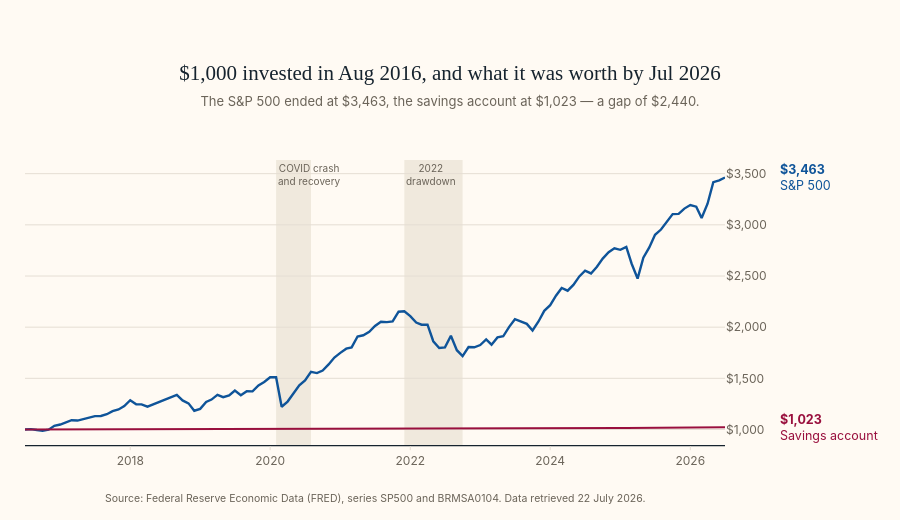

Here is the notebook cell this chart was saved with:
### Markdown cell above
## Finding 1 - what $1,000 became

### Code cell
START = 1000    # invested once, in Aug 2016

growth = (1 + monthly / 100).cumprod() * START
growth.loc["2016-07"] = START     # both series start here, before the first month
growth = growth.sort_index()

x = [d + "-01" for d in growth.index]   # plotly parses these as dates
final = growth.iloc[-1]

fig = go.Figure()

# The two stretches worth naming, shaded before the lines are drawn.
for x0, x1, label in [("2020-02-01", "2020-08-01", "COVID crash<br>and recovery"),
                      ("2021-12-01", "2022-10-01", "2022<br>drawdown")]:
    fig.add_vrect(x0=x0, x1=x1, fillcolor="#f0e9dd", line_width=0, layer="below",
                  annotation_text=label, annotation_position="top left",
                  annotation_font=dict(size=10, color=MUTED))

for name, col, color, width in [("S&P 500", "SP500", MARKET, 2.4),
                                ("Savings account", "BRMSA0104", SAVINGS, 2)]:
    fig.add_trace(go.Scatter(
        x=x, y=growth[col], name=name, mode="lines",
        line=dict(color=color, width=width),
        hovertemplate="%{x|%b %Y}: $%{y:,.0f}<extra>" + name + "</extra>",
    ))
    # A tag past the right-hand axis, the way a price chart ends: the series is
    # named where its line stops, so no legend is needed at all.
    fig.add_annotation(
        xref="paper", x=1.075, y=final[col],
        text=f"<b>${final[col]:,.0f}</b><br>{name}",
        xanchor="left", align="left", showarrow=False,
        font=dict(color=color, size=12.5),
    )

fig.update_layout(
    title=dict(
        text=f"${START:,} invested in Aug 2016, and what it was worth by Jul 2026",
        # &#36; not $ - plotly treats a $...$ pair as LaTeX and would eat the text.
        subtitle=dict(
            text=f"The S&P 500 ended at &#36;{final['SP500']:,.0f}, the savings "
                 f"account at &#36;{final['BRMSA0104']:,.0f} \u2014 a gap of "
                 f"&#36;{final['SP500'] - final['BRMSA0104']:,.0f}.",
            font=dict(family=SANS, size=13, color=MUTED)),
    ),
    height=520, showlegend=False, hovermode="x unified",
    margin=dict(l=25, r=175, t=160, b=75),
)
fig.update_yaxes(title_text=None, tickprefix="$", tickformat=",.0f")
fig.update_xaxes(title_text=None, range=[x[0], x[-1]], dtick="M24", tickformat="%Y")

press_frame(fig)

export(fig, "finding1-growth")

fig.show()

### Figure 1 — Plotly figure (JSON) as saved in the notebook; plotly's stock layout.template omitted (floating-point values rounded to 4 significant figures)
{"data": [{"hovertemplate": "%{x|%b %Y}: $%{y:,.0f}<extra>S&P 500</extra>", "line": {"color": "#0f5499", "width": 2.4}, "mode": "lines", "name": "S&P 500", "type": "scatter", "x": ["2016-07-01", "2016-08-01", "2016-09-01", "2016-10-01", "2016-11-01", "2016-12-01", "2017-01-01", "2017-02-01", "2017-03-01", "2017-04-01", "2017-05-01", "2017-06-01", "2017-07-01", "2017-08-01", "2017-09-01", "2017-10-01", "2017-11-01", "2017-12-01", "2018-01-01", "2018-02-01", "2018-03-01", "2018-04-01", "2018-05-01", "2018-06-01", "2018-07-01", "2018-08-01", "2018-09-01", "2018-10-01", "2018-11-01", "2018-12-01", "2019-01-01", "2019-02-01", "2019-03-01", "2019-04-01", "2019-05-01", "2019-06-01", "2019-07-01", "2019-08-01", "2019-09-01", "2019-10-01", "2019-11-01", "2019-12-01", "2020-01-01", "2020-02-01", "2020-03-01", "2020-04-01", "2020-05-01", "2020-06-01", "2020-07-01", "2020-08-01", "2020-09-01", "2020-10-01", "2020-11-01", "2020-12-01", "2021-01-01", "2021-02-01", "2021-03-01", "2021-04-01", "2021-05-01", "2021-06-01", "2021-07-01", "2021-08-01", "2021-09-01", "2021-10-01", "2021-11-01", "2021-12-01", "2022-01-01", "2022-02-01", "2022-03-01", "2022-04-01", "2022-05-01", "2022-06-01", "2022-07-01", "2022-08-01", "2022-09-01", "2022-10-01", "2022-11-01", "2022-12-01", "2023-01-01", "2023-02-01", "2023-03-01", "2023-04-01", "2023-05-01", "2023-06-01", "2023-07-01", "2023-08-01", "2023-09-01", "2023-10-01", "2023-11-01", "2023-12-01", "2024-01-01", "2024-02-01", "2024-03-01", "2024-04-01", "2024-05-01", "2024-06-01", "2024-07-01", "2024-08-01", "2024-09-01", "2024-10-01", "2024-11-01", "2024-12-01", "2025-01-01", "2025-02-01", "2025-03-01", "2025-04-01", "2025-05-01", "2025-06-01", "2025-07-01", "2025-08-01", "2025-09-01", "2025-10-01", "2025-11-01", "2025-12-01", "2026-01-01", "2026-02-01", "2026-03-01", "2026-04-01", "2026-05-01", "2026-06-01", "2026-07-01"], "y": [1000.0, 1004.0, 994.5, 987.8, 997.9, 1036.0, 1049.0, 1074.0, 1091.0, 1087.0, 1104.0, 1122.0, 1131.0, 1132.0, 1149.0, 1179.0, 1195.0, 1228.0, 1286.0, 1247.0, 1246.0, 1223.0, 1245.0, 1270.0, 1288.0, 1317.0, 1337.0, 1284.0, 1255.0, 1183.0, 1202.0, 1270.0, 1292.0, 1338.0, 1316.0, 1332.0, 1381.0, 1336.0, 1375.0, 1372.0, 1431.0, 1464.0, 1511.0, 1511.0, 1223.0, 1273.0, 1346.0, 1431.0, 1478.0, 1563.0, 1551.0, 1576.0, 1636.0, 1703.0, 1749.0, 1790.0, 1802.0, 1909.0, 1921.0, 1954.0, 2011.0, 2053.0, 2049.0, 2056.0, 2151.0, 2155.0, 2108.0, 2045.0, 2024.0, 2024.0, 1862.0, 1797.0, 1803.0, 1917.0, 1775.0, 1717.0, 1806.0, 1803.0, 1826.0, 1880.0, 1829.0, 1900.0, 1911.0, 2003.0, 2078.0, 2054.0, 2032.0, 1968.0, 2056.0, 2159.0, 2214.0, 2310.0, 2383.0, 2356.0, 2413.0, 2496.0, 2553.0, 2525.0, 2591.0, 2670.0, 2733.0, 2771.0, 2756.0, 2783.0, 2620.0, 2475.0, 2678.0, 2779.0, 2902.0, 2954.0, 3035.0, 3105.0, 3107.0, 3159.0, 3194.0, 3177.0, 3067.0, 3207.0, 3417.0, 3434.0, 3463.0]}, {"hovertemplate": "%{x|%b %Y}: $%{y:,.0f}<extra>Savings account</extra>", "line": {"color": "#990f3d", "width": 2}, "mode": "lines", "name": "Savings account", "type": "scatter", "x": ["2016-07-01", "2016-08-01", "2016-09-01", "2016-10-01", "2016-11-01", "2016-12-01", "2017-01-01", "2017-02-01", "2017-03-01", "2017-04-01", "2017-05-01", "2017-06-01", "2017-07-01", "2017-08-01", "2017-09-01", "2017-10-01", "2017-11-01", "2017-12-01", "2018-01-01", "2018-02-01", "2018-03-01", "2018-04-01", "2018-05-01", "2018-06-01", "2018-07-01", "2018-08-01", "2018-09-01", "2018-10-01", "2018-11-01", "2018-12-01", "2019-01-01", "2019-02-01", "2019-03-01", "2019-04-01", "2019-05-01", "2019-06-01", "2019-07-01", "2019-08-01", "2019-09-01", "2019-10-01", "2019-11-01", "2019-12-01", "2020-01-01", "2020-02-01", "2020-03-01", "2020-04-01", "2020-05-01", "2020-06-01", "2020-07-01", "2020-08-01", "2020-09-01", "2020-10-01", "2020-11-01", "2020-12-01", "2021-01-01", "2021-02-01", "2021-03-01", "2021-04-01", "2021-05-01", "2021-06-01", "2021-07-01", "2021-08-01", "2021-09-01", "2021-10-01", "2021-11-01", "2021-12-01", "2022-01-01", "2022-02-01", "2022-03-01", "2022-04-01", "2022-05-01", "2022-06-01", "2022-07-01", "2022-08-01", "2022-09-01", "2022-10-01", "2022-11-01", "2022-12-01", "2023-01-01", "2023-02-01", "2023-03-01", "2023-04-01", "2023-05-01", "2023-06-01", "2023-07-01", "2023-08-01", "2023-09-01", "2023-10-01", "2023-11-01", "2023-12-01", "2024-01-01", "2024-02-01", "2024-03-01", "2024-04-01", "2024-05-01", "2024-06-01", "2024-07-01", "2024-08-01", "2024-09-01", "2024-10-01", "2024-11-01", "2024-12-01", "2025-01-01", "2025-02-01", "2025-03-01", "2025-04-01", "2025-05-01", "2025-06-01", "2025-07-01", "2025-08-01", "2025-09-01", "2025-10-01", "2025-11-01", "2025-12-01", "2026-01-01", "2026-02-01", "2026-03-01", "2026-04-01", "2026-05-01", "2026-06-01", "2026-07-01"], "y": [1000.0, 1000.0, 1000.0, 1000.0, 1000.0, 1000.0, 1000.0, 1000.0, 1001.0, 1001.0, 1001.0, 1001.0, 1001.0, 1001.0, 1001.0, 1001.0, 1001.0, 1001.0, 1001.0, 1001.0, 1001.0, 1001.0, 1002.0, 1002.0, 1002.0, 1002.0, 1002.0, 1002.0, 1002.0, 1002.0, 1002.0, 1002.0, 1002.0, 1002.0, 1003.0, 1003.0, 1003.0, 1003.0, 1003.0, 1003.0, 1003.0, 1003.0, 1003.0, 1003.0, 1003.0, 1003.0, 1004.0, 1004.0, 1004.0, 1004.0, 1004.0, 1004.0, 1004.0, 1004.0, 1004.0, 1004.0, 1004.0, 1004.0, 1004.0, 1004.0, 1004.0, 1004.0, 1005.0, 1005.0, 1005.0, 1005.0, 1005.0, 1005.0, 1005.0, 1005.0, 1005.0, 1005.0, 1005.0, 1005.0, 1005.0, 1005.0, 1006.0, 1006.0, 1006.0, 1006.0, 1006.0, 1007.0, 1007.0, 1007.0, 1007.0, 1008.0, 1008.0, 1009.0, 1009.0, 1009.0, 1010.0, 1010.0, 1011.0, 1011.0, 1012.0, 1012.0, 1013.0, 1013.0, 1013.0, 1014.0, 1014.0, 1015.0, 1015.0, 1015.0, 1016.0, 1016.0, 1017.0, 1017.0, 1017.0, 1018.0, 1018.0, 1019.0, 1019.0, 1020.0, 1020.0, 1020.0, 1021.0, 1021.0, 1022.0, 1022.0, 1023.0]}], "layout": {"annotations": [{"font": {"color": "#6b6459", "size": 10}, "showarrow": false, "text": "COVID crash<br>and recovery", "x": "2020-02-01", "xanchor": "left", "xref": "x", "y": 1, "yanchor": "top", "yref": "y domain"}, {"font": {"color": "#6b6459", "size": 10}, "showarrow": false, "text": "2022<br>drawdown", "x": "2021-12-01", "xanchor": "left", "xref": "x", "y": 1, "yanchor": "top", "yref": "y domain"}, {"align": "left", "font": {"color": "#0f5499", "size": 12.5}, "showarrow": false, "text": "<b>$3,463</b><br>S&P 500", "x": 1.075, "xanchor": "left", "xref": "paper", "y": 3463.0}, {"align": "left", "font": {"color": "#990f3d", "size": 12.5}, "showarrow": false, "text": "<b>$1,023</b><br>Savings account", "x": 1.075, "xanchor": "left", "xref": "paper", "y": 1023.0}, {"font": {"color": "#6b6459", "size": 10.5}, "showarrow": false, "text": "Source: Federal Reserve Economic Data (FRED), series SP500 and BRMSA0104. Data retrieved 22 July 2026.", "x": 0.5, "xanchor": "center", "xref": "paper", "y": -0.1579, "yanchor": "top", "yref": "paper"}], "height": 520, "hovermode": "x unified", "margin": {"b": 75, "l": 25, "r": 175, "t": 160}, "shapes": [{"fillcolor": "#f0e9dd", "layer": "below", "line": {"width": 0}, "type": "rect", "x0": "2020-02-01", "x1": "2020-08-01", "xref": "x", "y0": 0, "y1": 1, "yref": "y domain"}, {"fillcolor": "#f0e9dd", "layer": "below", "line": {"width": 0}, "type": "rect", "x0": "2021-12-01", "x1": "2022-10-01", "xref": "x", "y0": 0, "y1": 1, "yref": "y domain"}], "showlegend": false, "title": {"subtitle": {"font": {"color": "#6b6459", "family": "Inter, -apple-system, Segoe UI, Helvetica, Arial, sans-serif", "size": 13}, "text": "The S&P 500 ended at &#36;3,463, the savings account at &#36;1,023 — a gap of &#36;2,440."}, "text": "$1,000 invested in Aug 2016, and what it was worth by Jul 2026"}, "xaxis": {"dtick": "M24", "range": ["2016-07-01", "2026-07-01"], "tickformat": "%Y"}, "yaxis": {"tickformat": ",.0f", "tickprefix": "$"}}}
